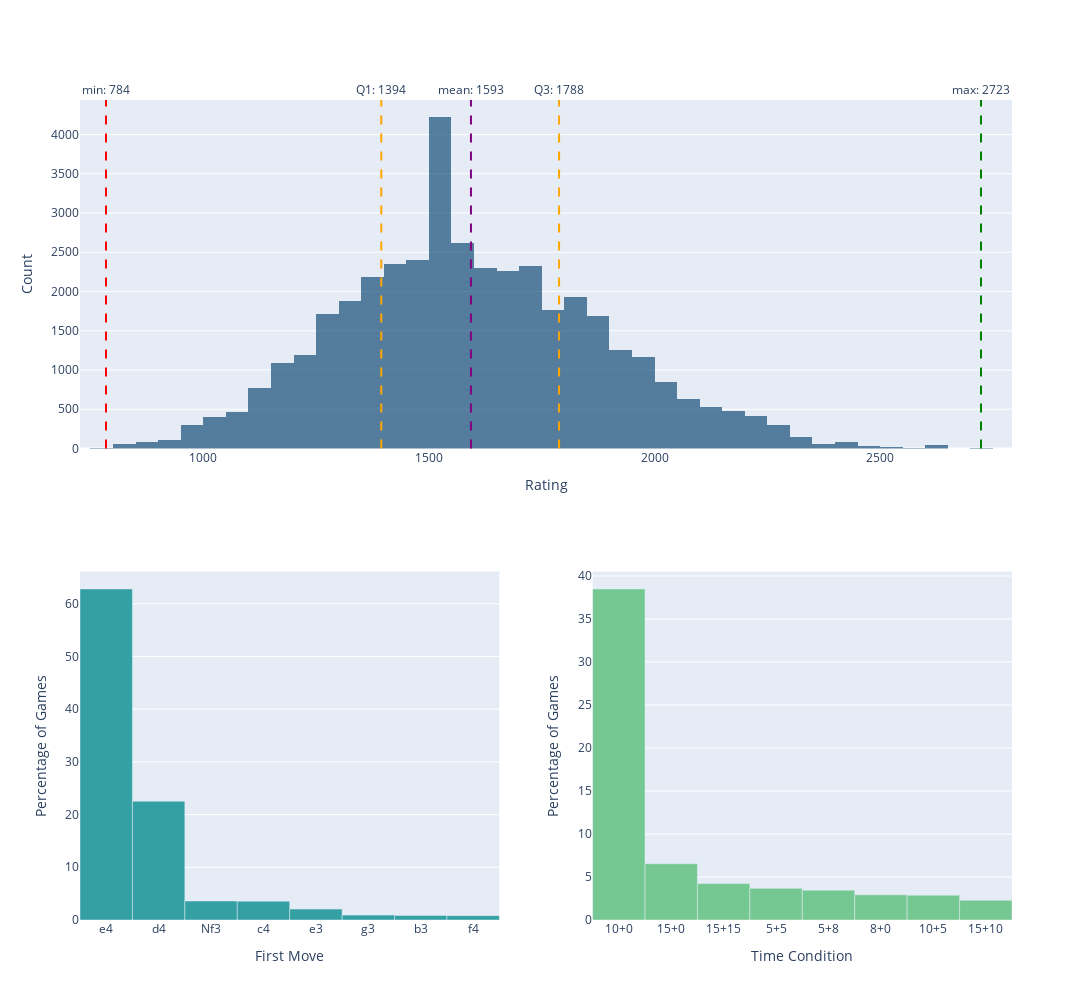

The code cell stored with this chart in its notebook:
### Markdown cell above
And let's make bar graphs for the other variables: the distribution of ratings, of first moves, and of time conditions:

### Code cell
from plotly.subplots import make_subplots
import plotly.graph_objects as go
import numpy as np

# make a figure with subplots
fig = make_subplots(
   rows=2, cols=2,
   specs=[[{'colspan': 2}, None],
          [{}, {}]],
   vertical_spacing=0.15
)

# 1st plot (ratings Distribution)
fig.add_trace(
   go.Histogram(
       x=all_ratings,
       nbinsx=50,
       name='Rating Distribution',
       hovertemplate='Rating: %{x}<br>Count: %{y}<extra></extra>',
       opacity=0.7,
       marker_color='#184E77'
   ),
   row=1, col=1
)

#  vertical lines for stats
for stat_name, value in stats.items():
   fig.add_vline(
       x=value,
       line_dash="dash",
       line_color=colors[stat_name],
       row=1, col=1,
       annotation_text=f"{stat_name}: {value:.0f}",
       annotation_position="top"
   )

# 2nd plot (First Moves)
fig.add_trace(
   go.Bar(
       x=first_moves.index,
       y=first_moves_percentage,

       marker_color='#34A0A4'
   ),
   row=2, col=1
)

# 3rd plot (Time Controls)
fig.add_trace(
   go.Bar(
       x=time_controls.index,
       y=time_controls_percentage,
       marker_color='#76C893'
   ),
   row=2, col=2
)

#  layout
fig.update_layout(
   height=1000,
   width=1200,
   showlegend=False,
   title_x=0.5,
   title_font_size=16
)

# Update axes labels
fig.update_xaxes(title_text="Rating", row=1, col=1)
fig.update_yaxes(title_text="Count", row=1, col=1)
fig.update_yaxes(title_text="Percentage of Games", row=2, col=1)
fig.update_yaxes(title_text="Percentage of Games", row=2, col=2)
fig.update_xaxes(title_text="First Move", row=2, col=1)
fig.update_xaxes(title_text="Time Condition", row=2, col=2)


fig.show()

### Figure 1 — Plotly figure (JSON) as saved in the notebook; plotly's stock layout.template omitted (floating-point values rounded to 4 significant figures; data arrays with more than 128 entries replaced by an {"elided": "..."} marker saying what was removed)
{"data": [{"hovertemplate": "Rating: %{x}<br>Count: %{y}<extra></extra>", "marker": {"color": "#184E77"}, "name": "Rating Distribution", "nbinsx": 50, "opacity": 0.7, "type": "histogram", "x": {"elided": "40116 int values"}, "xaxis": "x", "yaxis": "y"}, {"marker": {"color": "#34A0A4"}, "type": "bar", "x": ["e4", "d4", "Nf3", "c4", "e3", "g3", "b3", "f4"], "xaxis": "x2", "y": [62.81, 22.54, 3.61, 3.57, 2.07, 0.93, 0.86, 0.83], "yaxis": "y2"}, {"marker": {"color": "#76C893"}, "type": "bar", "x": ["10+0", "15+0", "15+15", "5+5", "5+8", "8+0", "10+5", "15+10"], "xaxis": "x3", "y": [38.49, 6.54, 4.24, 3.68, 3.47, 2.93, 2.89, 2.3], "yaxis": "y3"}], "layout": {"annotations": [{"showarrow": false, "text": "min: 784", "x": 784, "xanchor": "center", "xref": "x", "y": 1, "yanchor": "bottom", "yref": "y domain"}, {"showarrow": false, "text": "max: 2723", "x": 2723, "xanchor": "center", "xref": "x", "y": 1, "yanchor": "bottom", "yref": "y domain"}, {"showarrow": false, "text": "mean: 1593", "x": 1593.0, "xanchor": "center", "xref": "x", "y": 1, "yanchor": "bottom", "yref": "y domain"}, {"showarrow": false, "text": "Q1: 1394", "x": 1394, "xanchor": "center", "xref": "x", "y": 1, "yanchor": "bottom", "yref": "y domain"}, {"showarrow": false, "text": "Q3: 1788", "x": 1788, "xanchor": "center", "xref": "x", "y": 1, "yanchor": "bottom", "yref": "y domain"}], "height": 1000, "shapes": [{"line": {"color": "red", "dash": "dash"}, "type": "line", "x0": 784, "x1": 784, "xref": "x", "y0": 0, "y1": 1, "yref": "y domain"}, {"line": {"color": "green", "dash": "dash"}, "type": "line", "x0": 2723, "x1": 2723, "xref": "x", "y0": 0, "y1": 1, "yref": "y domain"}, {"line": {"color": "purple", "dash": "dash"}, "type": "line", "x0": 1593.0, "x1": 1593.0, "xref": "x", "y0": 0, "y1": 1, "yref": "y domain"}, {"line": {"color": "orange", "dash": "dash"}, "type": "line", "x0": 1394, "x1": 1394, "xref": "x", "y0": 0, "y1": 1, "yref": "y domain"}, {"line": {"color": "orange", "dash": "dash"}, "type": "line", "x0": 1788, "x1": 1788, "xref": "x", "y0": 0, "y1": 1, "yref": "y domain"}], "showlegend": false, "title": {"font": {"size": 16}, "x": 0.5}, "width": 1200, "xaxis": {"anchor": "y", "domain": [0, 1], "title": {"text": "Rating"}}, "xaxis2": {"anchor": "y2", "domain": [0, 0.45], "title": {"text": "First Move"}}, "xaxis3": {"anchor": "y3", "domain": [0.55, 1], "title": {"text": "Time Condition"}}, "yaxis": {"anchor": "x", "domain": [0.575, 1], "title": {"text": "Count"}}, "yaxis2": {"anchor": "x2", "domain": [0, 0.425], "title": {"text": "Percentage of Games"}}, "yaxis3": {"anchor": "x3", "domain": [0, 0.425], "title": {"text": "Percentage of Games"}}}}
